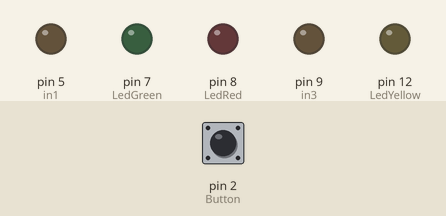
Simulated run of this sketch. Board: Arduino Uno, built with avr-gcc and run on an emulated ATmega328P. Shown: output pins drawn as LEDs (lit = HIGH). The test bench sets the inputs (shaded band); at power-on: pin 2 (Button) HIGH.

Above: at 2.7 s.
2.8 s: pin 2 (Button) pulled LOW for 0.15 s
At 3.7 s:
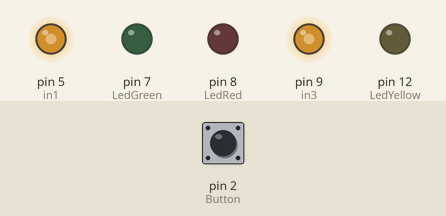
4.8 s: pin 2 (Button) pulled LOW for 1 s
At 6.0 s:
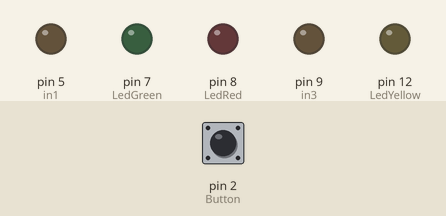
7.3 s: pin 2 (Button) pulled LOW for 3.2 s
At 8.3 s:
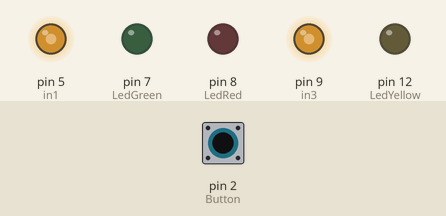
Timing chart, 0 to 10.3 s (numbered marks = the images above; inputs shaded):
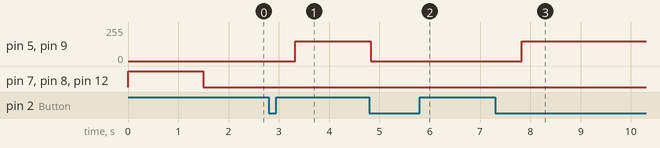

Measured:
- after the input at 2.8 s, pin 5 (in1), pin 9 (in3): 0/255 → 150/255 after 0.52 s
- after the input at 4.8 s, pin 5 (in1), pin 9 (in3): 150/255 → 0/255 at once
- after the input at 7.3 s, pin 5 (in1), pin 9 (in3): 0/255 → 150/255 after 0.52 s

The sketch:

driveCalibration.ino
```cpp
#include <Bounce2.h>

#define Button 2
#define LedRed 8
#define LedYellow 12
#define LedGreen 7

const int in1 = 5;
const int in2 = 6;
const int in3 = 9;
const int in4 = 10;
int counter = 0;
int pwm = 150;

Bounce debouncer = Bounce();

void setup()
{
    debouncer.attach(Button, INPUT_PULLUP);
    debouncer.interval(25);

    pinMode(LedRed, OUTPUT);
    pinMode(LedYellow, OUTPUT);
    pinMode(LedGreen, OUTPUT);

    startAnimation();
}

void loop()
{
    debouncer.update();
    if (debouncer.fell() && (counter == 0))
    {
        delay(500);
        analogWrite(in1, pwm);
        digitalWrite(in2, LOW);
        analogWrite(in3, pwm);
        digitalWrite(in4, LOW);
        counter++;
    }
    else if (debouncer.fell() && (counter == 1))
    {
        digitalWrite(in1, 0);
        digitalWrite(in2, 0);
        digitalWrite(in3, 0);
        digitalWrite(in4, 0);
        counter--;
    }
}

void startAnimation()
{
    digitalWrite(LedRed, HIGH);
    digitalWrite(LedYellow, HIGH);
    digitalWrite(LedGreen, HIGH);
    delay(1500);
    digitalWrite(LedRed, LOW);
    digitalWrite(LedYellow, LOW);
    digitalWrite(LedGreen, LOW);
}
```
